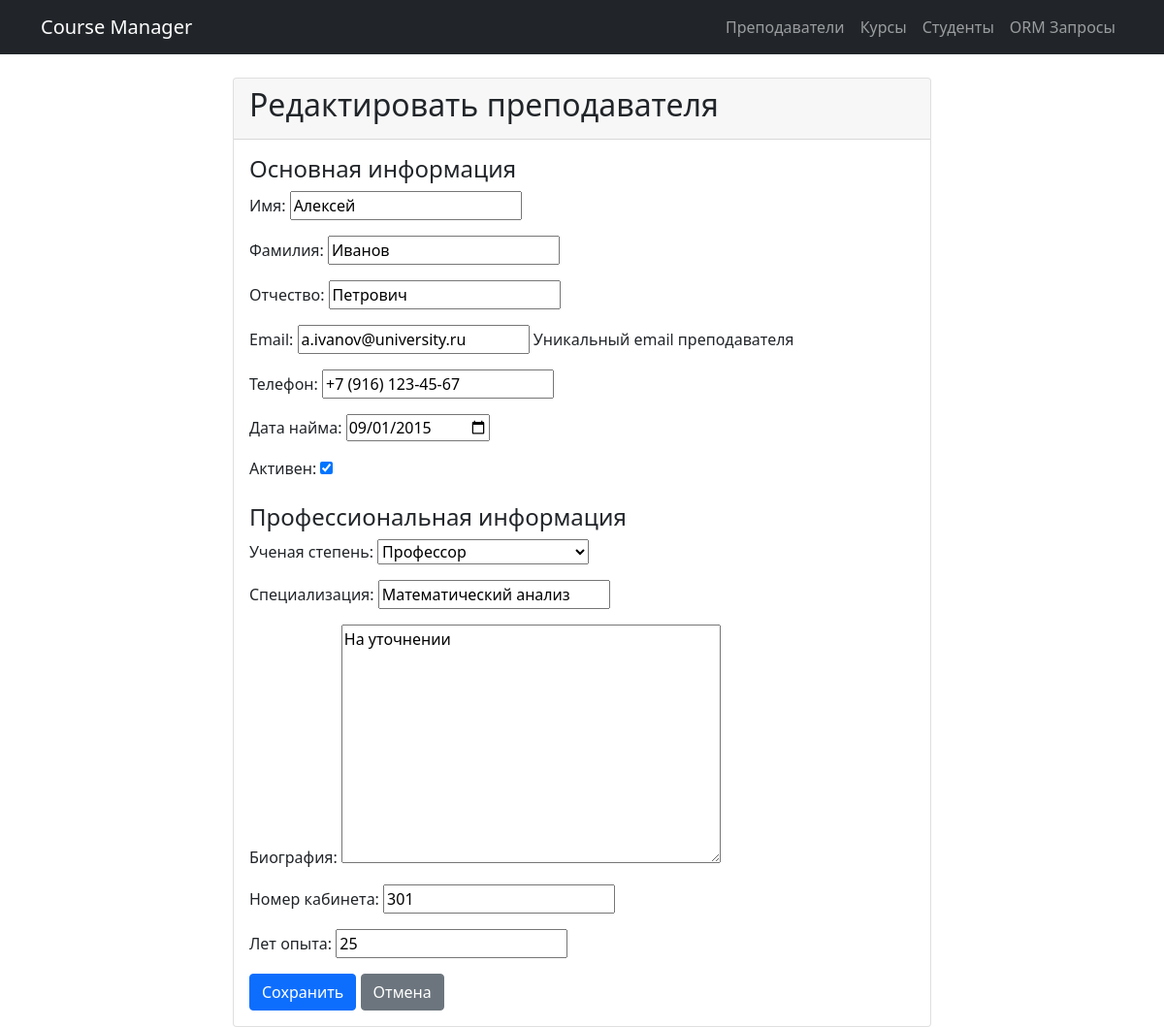
/schedule/teachers/1/update/, run on the app's committed database.
### schedule/models.py (models this page shows, shortened)
class Teacher(models.Model):
    first_name = models.CharField(
        max_length=50,
        verbose_name="Имя",
        db_index=True
    )
    last_name = models.CharField(
        max_length=50,
        verbose_name="Фамилия",
        db_index=True
    )
    patronymic = models.CharField(
        max_length=50,
        blank=True,
        null=True,
        verbose_name="Отчество"
    )
    email = models.EmailField(
        unique=True,
        verbose_name="Email",
        help_text="Уникальный email преподавателя"
    )
    phone = models.CharField(
        max_length=20,
        blank=True,
        null=True,
        verbose_name="Телефон"
    )
    hire_date = models.DateField(
        verbose_name="Дата найма"
    )
    is_active = models.BooleanField(
        default=True,
        verbose_name="Активен"
    )
    created_at = models.DateTimeField(
        auto_now_add=True,
        verbose_name="Дата создания"
    )
    updated_at = models.DateTimeField(
        auto_now=True,
        verbose_name="Дата обновления"
    )
    class Meta:
        verbose_name = "Преподаватель"
        verbose_name_plural = "Преподаватели"
        ordering = ['first_name', 'last_name', 'patronymic']
        unique_together = ['last_name', 'first_name', 'patronymic']

class TeacherInfo(models.Model):
    DEGREE_CHOICES = [
        ('assistant', 'Ассистент'),
        ('senior_lecturer', 'Старший преподаватель'),
        ('docent', 'Доцент'),
        ('professor', 'Профессор'),
    ]
    teacher = models.OneToOneField(
        Teacher,
        on_delete=models.CASCADE,
        related_name='info',
        verbose_name="Преподаватель"
    )
    degree = models.CharField(
        max_length=20,
        choices=DEGREE_CHOICES,
        verbose_name="Ученая степень"
    )
    specialization = models.CharField(
        max_length=200,
        verbose_name="Специализация"
    )
    bio = models.TextField(
        blank=True,
        verbose_name="Биография"
    )
    office_number = models.CharField(
        max_length=10,
        blank=True,
        null=True,
        verbose_name="Номер кабинета"
    )
    years_of_experience = models.PositiveIntegerField(
        default=0,
        verbose_name="Лет опыта"
    )
    class Meta:
        verbose_name = "Информация о преподавателе"
        verbose_name_plural = "Информация о преподавателях"

### schedule/views.py (the view, shortened to what this page needs)
# urls.py: path('teachers/<int:pk>/update/', views.TeacherUpdateView.as_view(), name='teacher_update'),
class TeacherUpdateView(UpdateView):
    model = Teacher
    form_class = TeacherForm
    template_name = 'schedule/teacher_form.html'
    success_url = reverse_lazy('schedule:teacher_list')
    def get_context_data(self, **kwargs):
        context = super().get_context_data(**kwargs)
        if hasattr(self.object, 'info') and self.object.info:
            context['info_form'] = TeacherInfoForm(instance=self.object.info)
        else:
            context['info_form'] = TeacherInfoForm()
        return context

### schedule/forms.py
class TeacherForm(forms.ModelForm):
    class Meta:
        model = Teacher
        fields = ['first_name', 'last_name', 'patronymic', 'email', 'phone', 'hire_date', 'is_active']
        widgets = {
            'hire_date': forms.DateInput(attrs={'type': 'date'}),
        }
        labels = {
            'first_name': 'Имя',
            'last_name': 'Фамилия',
            'patronymic': 'Отчество',
            'email': 'Email',
            'phone': 'Телефон',
            'hire_date': 'Дата найма',
            'is_active': 'Активен',
        }

class TeacherInfoForm(forms.ModelForm):
    class Meta:
        model = TeacherInfo
        fields = ['degree', 'specialization', 'bio', 'office_number', 'years_of_experience']
        labels = {
            'degree': 'Ученая степень',
            'specialization': 'Специализация',
            'bio': 'Биография',
            'office_number': 'Номер кабинета',
            'years_of_experience': 'Лет опыта',
        }

### schedule/templates/schedule/teacher_form.html (shortened to what this page needs)
{% extends 'schedule/base.html' %}
{% block content %}
<div class="container">
    <div class="row justify-content-center">
        <div class="col-md-8">
            <div class="card">
                <div class="card-header">
                    <h2>{% if form.instance.pk %}Редактировать преподавателя{% else %}Добавить преподавателя{% endif %}</h2>
                </div>
                <div class="card-body">
                    <form method="post">
                        <h4>Основная информация</h4>
                        {{ form.as_p }}
                        {% if info_form %}
                        <h4 class="mt-4">Профессиональная информация</h4>
                        {{ info_form.as_p }}
                        {% endif %}
                        <div class="mt-3">
                            <button type="submit" class="btn btn-primary">Сохранить</button>
                            <a href="{% url 'schedule:teacher_list' %}" class="btn btn-secondary">Отмена</a>
                        </div>
                    </form>
                </div>
            </div>
        </div>
    </div>
</div>
{% endblock %}

### data on the page
Teacher: first_name "Алексей", last_name "Иванов", patronymic "Петрович", email "a.ivanov@university.ru", phone "+7 (916) 123-45-67", hire_date "09/01/2015", is_active "☑"
TeacherInfo: degree "Профессор", specialization "Математический анализ", bio "На уточнении", office_number "301", years_of_experience "25"
